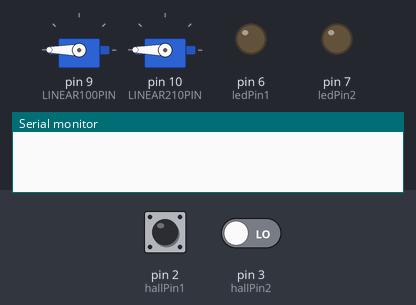
The sketch below on a simulated Arduino Uno, built with avr-gcc and run on an emulated ATmega328P. On the bench: 2 × servo, output pins drawn as LEDs (lit = HIGH), the last lines printed to the serial monitor. The test bench sets the inputs (shaded band); at power-on: pin 2 (hallPin1) LOW, pin 3 (hallPin2) LOW.

Above: at 1.2 s.
1.3 s: pin 2 (hallPin1) driven HIGH
2.8 s: pin 3 (hallPin2) driven HIGH
At 4.0 s:
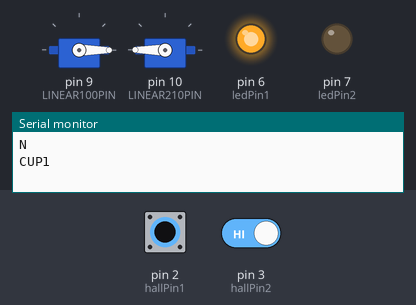
4.3 s: pin 2 (hallPin1) pulsed LOW 2 times (0.12 s each, 0.3 s apart)
At 4.8 s:
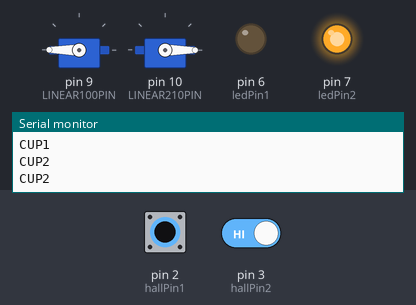
Timing chart, 0 to 7.3 s (numbered marks = the images above; inputs shaded):
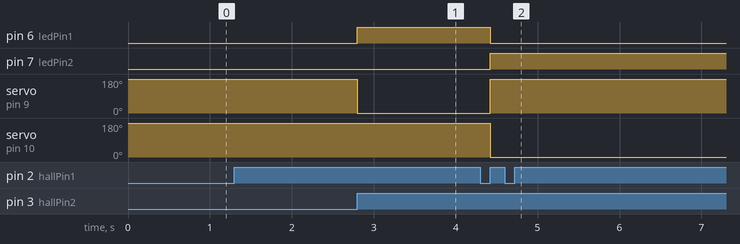

Measured:
- after the input at 2.8 s, pin 6 (ledPin1): LOW → HIGH at once; servo on pin 9 (LINEAR100PIN): 180° → 0° at once
- after the input at 4.3 s, pin 6 (ledPin1): HIGH → LOW after 0.12 s; pin 7 (ledPin2): LOW → HIGH after 0.12 s; servo on pin 9 (LINEAR100PIN): 0° → 180° after 0.12 s; servo on pin 10 (LINEAR210PIN): 180° → 0° after 0.12 s

The sketch:

NUI_020_AnyShape_HallEff_004.ino
```cpp
#include <Servo.h>

//Defines
#define LINEAR100PIN 9        //Linear Actuator Digital Pin
#define LINEAR210PIN 10        //Linear Actuator Digital Pin

//max/min pulse values in microseconds for the linear actuators
#define LINEAR100_MIN      10  //
#define LINEAR100_MAX      5000 //
#define LINEAR210_MIN  10     //
#define LINEAR210_MAX  5000    //
#define MODE RISING

Servo LINEAR100, LINEAR210;

int linear100Value = 2500;   //current positional value being sent to the linear actuator.
int linear210Value = 2500;  //current positional value being sent to the linear actuator.

int speed = 10;

const int hallPin1 = 2;
const int hallPin2 = 3;
const int ledPin1 =  6;
const int ledPin2 =  7;
int hallState1 = 0;
int hallState2 = 0;

void setup() {
  pinMode(ledPin1, OUTPUT);
  pinMode(hallPin1, INPUT);
  pinMode(ledPin2, OUTPUT);
  pinMode(hallPin2, INPUT);

  //initialize servos
  LINEAR100.attach(LINEAR100PIN, LINEAR100_MIN, LINEAR100_MAX);      // attaches/activates the linear actuator as a servo object
  LINEAR210.attach(LINEAR210PIN, LINEAR210_MIN, LINEAR210_MAX);  // attaches/activates the linear actuator as a servo object

  //Analog pins do not need to be initialized

  //use the writeMicroseconds to set the linear actuators to their default positions
  LINEAR100.writeMicroseconds(2500);
  LINEAR210.writeMicroseconds(2500);

  //attachInterrupt(0, cup, RISING);
  //attachInterrupt(1, phone, RISING);

  Serial.begin(9600);
}

void loop() {
  hallState1 = digitalRead(hallPin1);
  hallState2 = digitalRead(hallPin2);

  if (hallState1 == HIGH && hallState2 == LOW) {
    attachInterrupt(0, CUP1, MODE);
    attachInterrupt(1, CUP1, MODE);
  }
  if (hallState1 == LOW && hallState2 == HIGH) {
    attachInterrupt(0, CUP2, MODE);
    attachInterrupt(1, CUP2, MODE);
  }

  if (hallState1 == HIGH && hallState2 == HIGH) {
    attachInterrupt(0, PHONE, MODE);
    attachInterrupt(1, PHONE, MODE);
  }
  if (hallState1 == LOW && hallState2 == LOW) {
    attachInterrupt(0, N, MODE);
    attachInterrupt(1, N, MODE);
  }
  //  else {
  //    attachInterrupt(0, NONE, RISING);
  //    attachInterrupt(1, NONE, RISING);
  //  }
}

void CUP1() {
  Serial.println("CUP1");
  digitalWrite(ledPin1, HIGH);
  digitalWrite(ledPin2, LOW);
  LINEAR100.writeMicroseconds(0);
  LINEAR210.writeMicroseconds(2500);

}

void CUP2() {
  Serial.println("CUP2");
  digitalWrite(ledPin1, LOW);
  digitalWrite(ledPin2, HIGH);
  LINEAR100.writeMicroseconds(2500);
  LINEAR210.writeMicroseconds(0);

}

void PHONE() {
  Serial.println("PHONE");
  digitalWrite(ledPin1, HIGH);
  digitalWrite(ledPin2, HIGH);
  LINEAR100.writeMicroseconds(0);
  LINEAR210.writeMicroseconds(0);
}

void N() {
  Serial.println("N");
  digitalWrite(ledPin1, LOW);
  digitalWrite(ledPin2, LOW);
  LINEAR100.writeMicroseconds(2500);
  LINEAR210.writeMicroseconds(2500);
}

void NONE() {
  Serial.println("NONE");
  digitalWrite(ledPin1, LOW);
  digitalWrite(ledPin2, LOW);
  LINEAR100.writeMicroseconds(2500);
  LINEAR210.writeMicroseconds(2500);

}
```
